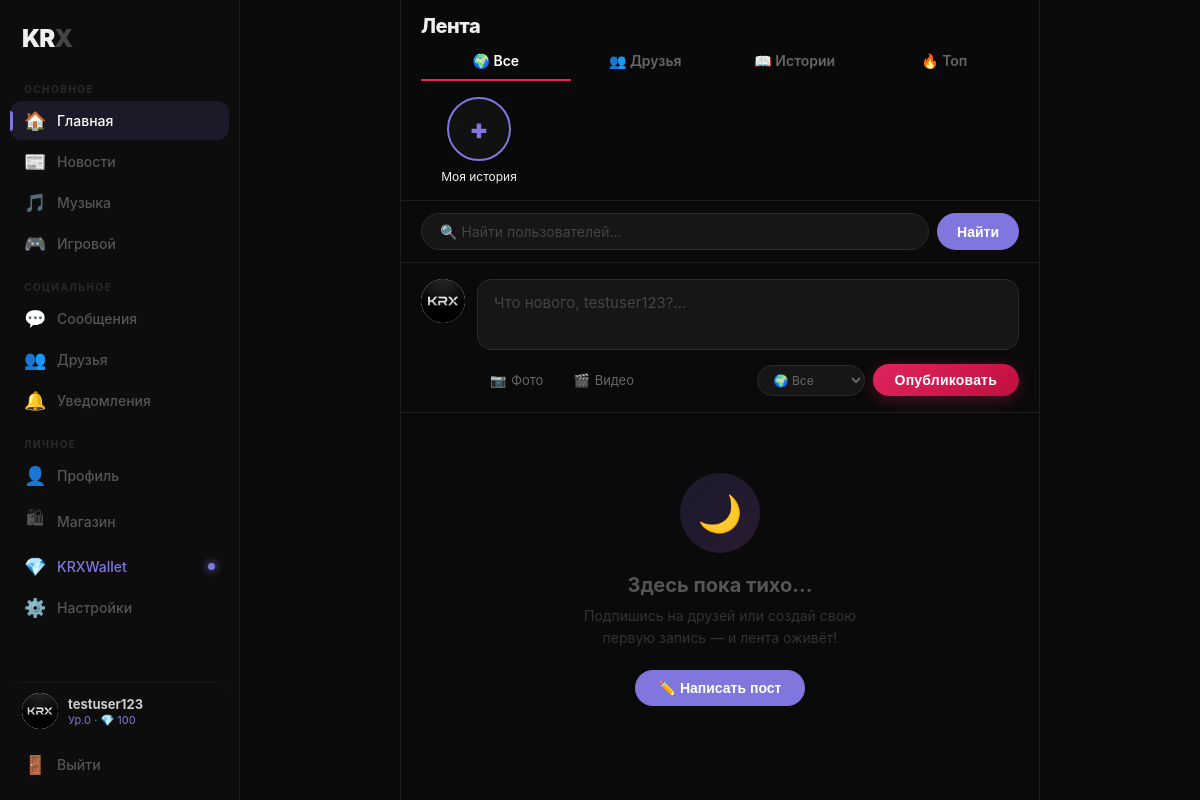
/feed (signed in), run on the app's committed database.
### database.py (models this page shows)
class User(db.Model):
    id = db.Column(db.Integer, primary_key=True)
    username = db.Column(db.String(50), unique=True, nullable=False)
    email = db.Column(db.String(100), unique=True, nullable=False)
    password = db.Column(db.String(200), nullable=False)
    bio = db.Column(db.String(300), default='')
    location = db.Column(db.String(100), default='')
    birthday = db.Column(db.String(20), default='')
    show_birthday = db.Column(db.Boolean, default=True)
    avatar = db.Column(db.String(200), default='default_avatar.jpg')
    banner = db.Column(db.String(200), default='default_banner.jpg')
    frame = db.Column(db.String(200), default='')
    music = db.Column(db.String(200), default='')
    music_name = db.Column(db.String(100), default='')
    status_emoji = db.Column(db.String(10), default='')
    badge = db.Column(db.String(50), default='')
    title = db.Column(db.String(80), default='Новичок KRX')
    show_title = db.Column(db.Boolean, default=True)
    xp = db.Column(db.Integer, default=0)
    kp = db.Column(db.Integer, default=100)
    level = db.Column(db.Integer, default=0)
    last_seen = db.Column(db.DateTime, default=datetime.utcnow)
    created_at = db.Column(db.DateTime, default=datetime.utcnow)
    is_verified = db.Column(db.Boolean, default=False)
    is_admin = db.Column(db.Boolean, default=False)
    is_banned = db.Column(db.Boolean, default=False)
    is_muted = db.Column(db.Boolean, default=False)
    theme = db.Column(db.String(20), default='dark')
    accent_color = db.Column(db.String(10), default='#7F77DD')
    profile_private = db.Column(db.Boolean, default=False)
    hide_online = db.Column(db.Boolean, default=False)
    hide_level = db.Column(db.Boolean, default=False)
    hide_birthday = db.Column(db.Boolean, default=False)
    posts_today = db.Column(db.Integer, default=0)
    last_post_date = db.Column(db.String(20), default='')
    wallpaper = db.Column(db.String(200), default='')
    phone = db.Column(db.String(20), default='')
    phone_code = db.Column(db.String(10), default='')
    phone_verified = db.Column(db.Boolean, default=False)
    email_code = db.Column(db.String(50), default='')
    last_ip = db.Column(db.String(50), default='')
    notif_sound = db.Column(db.Boolean, default=True)
    notif_popup = db.Column(db.Boolean, default=True)
    lang = db.Column(db.String(5), default='ru')
    tg_id = db.Column(db.String(50), default='')
    tg_username = db.Column(db.String(100), default='')
    tg_token = db.Column(db.String(50), default='')
    password_reset_code = db.Column(db.String(10), default='')
    tg_login_code = db.Column(db.String(10), default='')
    shop_wallpaper = db.Column(db.String(200), default='')
    profile_effect = db.Column(db.String(100), default='')
    nick_color = db.Column(db.String(20), default='')

### app.py (the view, shortened to what this page needs)
@app.route('/feed', methods=['GET', 'POST'])
def feed():
    if 'user_id' not in session: return redirect('/login')
    user = User.query.get(session['user_id'])
    if user.is_banned: session.clear(); return redirect('/login')
    tab = request.args.get('tab', 'global')
    search_query = request.args.get('q', '')
    search_results = []
    if search_query:
        search_results = User.query.filter(User.username.ilike(f'%{search_query}%'), User.id != user.id).all()
    xp_gained = kp_gained = 0
    xp_gained = request.args.get('xp', 0, type=int)
    kp_gained = request.args.get('kp', 0, type=int)
    context = build_feed_context(user, tab, search_query, search_results)
    return render_template('feed.html', user=user, search_results=search_results,
                           search_query=search_query, tab=tab,
                           xp_gained=xp_gained, kp_gained=kp_gained,
                           page_title='Лента', show_poll_composer=False,
                           **context, is_online=is_online,
                           get_avatar_url=get_avatar_url, get_banner_url=get_banner_url)

### app.py (called while the page is built)
def get_next_xp(xp):
    thresholds = [
        20,50,100,180,300,500,800,1200,1800,2600,3700,5200,7200,9800,13000,
        17000,22000,28000,36000,46000,58000,73000,91000,113000,140000,172000,
        210000,255000,308000,370000,443000,528000,627000,742000,875000,1028000,
        1203000,1403000,1631000,1890000,2184000,2517000,2893000,3316000,3790000,
        4320000,4912000,5572000,6306000,7120000,446000000
    ]
    for t in thresholds:
        if xp < t: return t
    return 446000000

def get_friends(user_id):
    sent = FriendRequest.query.filter_by(from_user_id=user_id, status='accepted').all()
    received = FriendRequest.query.filter_by(to_user_id=user_id, status='accepted').all()
    friends, ids = [], set()
    for r in sent:
        u = User.query.get(r.to_user_id)
        if u and u.id not in ids: friends.append(u); ids.add(u.id)
    for r in received:
        u = User.query.get(r.from_user_id)
        if u and u.id not in ids: friends.append(u); ids.add(u.id)
    return friends

def get_client_ip():
    return request.environ.get('HTTP_X_FORWARDED_FOR', request.remote_addr)

def get_avatar_url(user):
    if not user.avatar or user.avatar == 'default_avatar.jpg': return '/static/default_avatar.jpg'
    if user.avatar.startswith('__shop__/'): return f'/static/shop/avatars/{user.avatar[9:]}'
    return f'/static/uploads/{user.avatar}'

def get_unread_notifs(user_id): return Notification.query.filter_by(user_id=user_id, is_read=False).count()

@app.before_request
def track_activity():
    if 'user_id' in session:
        u = User.query.get(session['user_id'])
        if u:
            if u.is_banned: session.clear(); return redirect('/login')
            u.last_seen = datetime.utcnow()
            u.last_ip = get_client_ip()
            db.session.commit()

### templates/feed.html (shortened to what this page needs)
<!DOCTYPE html>
<html lang="ru">
<head>
</head>
<body>
<div class="sidebar">
  <div class="logo">KR<span>X</span></div>
  <div class="nav-section-label">Основное</div>
  <a class="nav-item {% if tab != 'news' %}active{% endif %}" href="/feed">
    <span class="icon">🏠</span><span>Главная</span>
  </a>
  <a class="nav-item {% if tab == 'news' %}active{% endif %}" href="/news">
    <span class="icon">📰</span><span>Новости</span>
  </a>
  <a class="nav-item" href="/music">
    <span class="icon">🎵</span><span>Музыка</span>
  </a>
  <a class="nav-item" href="/gaming">
    <span class="icon">🎮</span><span>Игровой</span>
  </a>
  <div class="nav-section-label" style="margin-top:6px;">Социальное</div>
  <a class="nav-item" href="/messages">
    <span class="icon">💬</span><span>Сообщения</span>
  </a>
  <a class="nav-item" href="/friends">
    <span class="icon">👥</span><span>Друзья</span>
  </a>
  <a class="nav-item" href="/notifications">
    <span class="icon">🔔</span><span>Уведомления</span>
  </a>
  <div class="nav-section-label" style="margin-top:6px;">Личное</div>
  <a class="nav-item" href="/profile">
    <span class="icon">👤</span><span>Профиль</span>
  </a>
  <a class="nav-item" href="/shop">
    <span class="icon">🛍</span><span>Магазин</span>
  </a>
  <a class="nav-item" href="/wallet" style="color:#7F77DD;position:relative;">
    <span class="icon">💎</span><span>KRXWallet</span>
    <span class="kw-dot"></span>
  </a>
  <a class="nav-item" href="/settings">
    <span class="icon">⚙️</span><span>Настройки</span>
  </a>
  <div class="nav-spacer"></div>
  <a href="/profile" class="sidebar-user">
    <div class="s-av"><img src="{{ get_avatar_url(user) }}" onerror="this.src='/static/default_avatar.jpg'"></div>
    <div style="flex:1;min-width:0;">
      <div style="font-size:13px;color:#ccc;font-weight:700;white-space:nowrap;overflow:hidden;text-overflow:ellipsis;">{{ user.username }}</div>
      <div style="font-size:11px;color:var(--accent);margin-top:1px;">Ур.{{ user.level }} · 💎 {{ user.kp }}</div>
    </div>
  </a>
  <a class="nav-item" href="/logout" style="margin-top:4px;">
    <span class="icon">🚪</span><span>Выйти</span>
  </a>
</div>
<div class="feed-wrap">
  <div class="feed-main">
    <div class="feed-header">
      <div class="feed-header-top">
        <div class="feed-title">{{ page_title }}</div>
      </div>
      {% if tab != 'news' %}
      <div class="feed-tabs">
        <a class="feed-tab {% if tab=='global' %}active{% endif %}" href="/feed?tab=global">🌍 Все</a>
        <a class="feed-tab {% if tab=='friends' %}active{% endif %}" href="/feed?tab=friends">👥 Друзья</a>
        <a class="feed-tab {% if tab=='stories' %}active{% endif %}" href="/feed?tab=stories">📖 Истории</a>
        <a class="feed-tab {% if tab=='top' %}active{% endif %}" href="/feed?tab=top">🔥 Топ</a>
      </div>
      <div class="stories-bar">
        <a class="story-item story-add" href="#" onclick="toggleStoryComposer(); return false;">
          <div class="story-avatar story-add">+</div>
          <div class="story-label">Моя история</div>
        </a>
      </div>
    </div>
    {% endif %}
    <div class="search-bar">
      <form method="GET" action="{% if tab == 'news' %}/news{% else %}/feed{% endif %}">
        <div class="search-inner">
          <input class="search-input" type="text" name="q" placeholder="🔍 Найти пользователей..." value="{{ search_query }}">
          <button class="search-btn" type="submit">Найти</button>
        </div>
      </form>
    </div>
    <div class="compose">
      <div class="compose-inner">
        <div class="compose-av">
          <img src="{{ get_avatar_url(user) }}" onerror="this.src='/static/default_avatar.jpg'">
        </div>
        <div class="compose-right">
          <form method="POST" action="/feed" enctype="multipart/form-data" id="post-form">
            <textarea class="compose-textarea" name="content" id="post-text"
                      placeholder="Что нового, {{ user.username.split()[0] }}?..."
                      rows="2"></textarea>
            <div class="compose-tools">
              <div class="compose-icons">
                <label class="compose-icon-btn" title="Фото">
                  <span>📷</span> <span>Фото</span>
                </label>
                <label class="compose-icon-btn" title="Видео/GIF">
                  <span>🎬</span> <span>Видео</span>
                </label>
              </div>
              <div class="compose-right-tools">
                <select class="vis-select" name="visibility">
                  <option value="public">🌍 Все</option>
                </select>
                <button class="publish-btn" type="submit">Опубликовать</button>
              </div>
            </div>
          </form>
        </div>
      </div>
    </div>
    {% if not posts %}
    <div class="empty-feed">
      <div class="empty-feed-visual">🌙</div>
      <div class="empty-feed-title">Здесь пока тихо...</div>
      <div class="empty-feed-sub">
        Подпишись на друзей или создай свою первую запись — и лента оживёт!
      </div>
      <button class="empty-feed-action" onclick="document.getElementById('post-text').focus()">
        ✏️ Написать пост
      </button>
    </div>
    {% endif %}
  </div>
</div>
</body>
</html>

### data on the page
User: avatar (placeholder picture), username "testuser123", level "0", kp "100", content "Что нового, testuser123?..."

### other printed values
{{ page_title }} "Лента"
